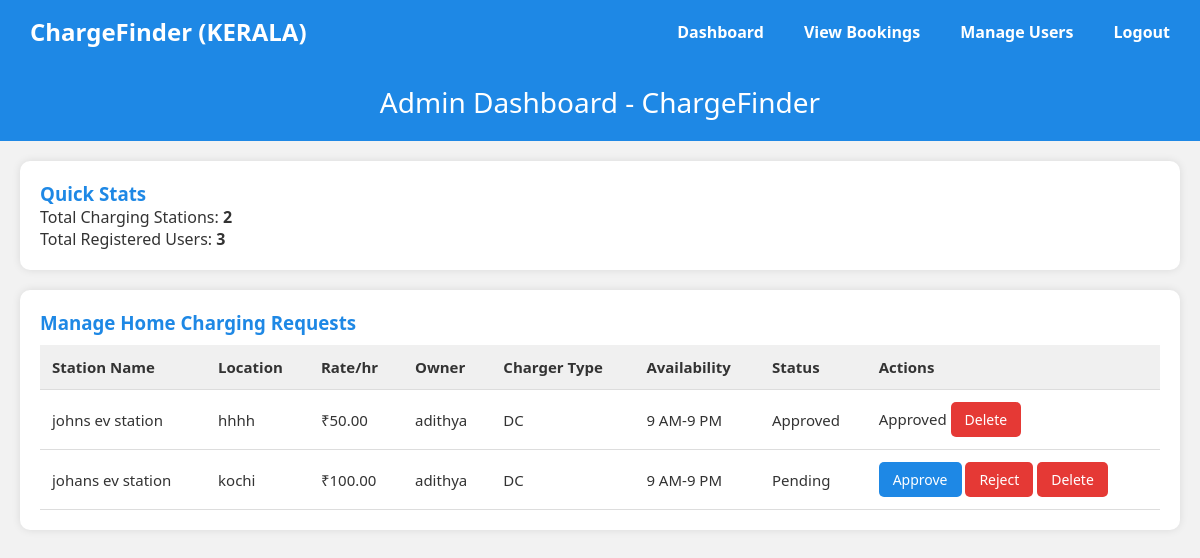
The page /admin_dashboard/ (signed in) on the database its author committed.
### finder/models.py (models this page shows, shortened)
class HomeChargingStation(models.Model):
    user = models.ForeignKey(User, on_delete=models.CASCADE)
    station_name = models.CharField(max_length=100)
    location = models.CharField(max_length=255)
    rate = models.DecimalField(max_digits=6, decimal_places=2)
    charger_type = models.CharField(max_length=50)
    availability = models.CharField(max_length=100)
    contact = models.CharField(max_length=20)
    description = models.TextField()
    status = models.CharField(max_length=20, choices=[('Pending', 'Pending'), ('Approved', 'Approved'), ('Rejected', 'Rejected')], default='Pending')
    created_at = models.DateTimeField(auto_now_add=True)

### finder/views.py (the view)
# urls.py: path('admin_dashboard/', views.admin_dashboard, name='admin_dashboard'),
def admin_dashboard(request):
    if not request.user.is_staff:
        return redirect('login')
    total_stations = ChargingStation.objects.count()
    total_users = User.objects.count() # You can use User.objects.count() if you have users
    total_revenue = 0  # Replace with real calculation if available
    stations = ChargingStation.objects.all()
    home_stations = HomeChargingStation.objects.all()
    return render(request, 'admin_dashboard.html', {
        'total_stations': total_stations,
        'total_users': total_users,
        'total_revenue': total_revenue,
        'stations': stations,
        'home_stations':home_stations
    })

### templates/admin_dashboard.html (shortened to what this page needs)
{% load static %}
<!DOCTYPE html>
<html lang="en">
<head>
  <link rel="stylesheet" href="{% static 'style.css' %}">
</head>
<body>
  <nav>
    <div class="logo">ChargeFinder (KERALA)</div>
    <ul>
      <li><a href="#">Dashboard</a></li>
      <li><a href="{% url 'view_bookings' %}">View Bookings</a></li>
      <li><a href="{% url 'manage_users' %}">Manage Users</a></li>
      <li><a href="{% url 'logout' %}">Logout</a></li>
    </ul>
  </nav>
  <div class="header">
    Admin Dashboard - ChargeFinder
  </div>
  <div class="main">
    <div class="card">
      <h3>Quick Stats</h3>
      <p>Total Charging Stations: <strong>{{ total_stations }}</strong></p>
      <p>Total Registered Users: <strong>{{ total_users }}</strong></p>
    </div>
    <div class="card">
      <h3>Manage Home Charging Requests</h3>
      <table>
        <thead>
          <tr>
            <th>Station Name</th>
            <th>Location</th>
            <th>Rate/hr</th>
            <th>Owner</th>
            <th>Charger Type</th>
            <th>Availability</th>
            <th>Status</th>
            <th>Actions</th>
          </tr>
        </thead>
        <tbody>
          {% for h in home_stations %}
          <tr>
            <td>{{ h.station_name }}</td>
            <td>{{ h.location }}</td>
            <td>₹{{ h.rate }}</td>
            <td>{{ h.user.username }}</td>
            <td>{{ h.charger_type }}</td>
            <td>{{ h.availability }}</td>
            <td>{{ h.status }}</td>
            <td>
  {% if h.status == 'Pending' %}
    <form action="{% url 'approve_home_station' h.id %}" method="post" style="display:inline;">
      <button type="submit" class="btn">Approve</button>
    </form>
    <form action="{% url 'reject_home_station' h.id %}" method="post" style="display:inline;">
      <button type="submit" class="btn btn-danger">Reject</button>
    </form>
    <form action="{% url 'delete_home_station' h.id %}" method="post" style="display:inline;" onsubmit="return confirm('Are you sure you want to delete this station?');">
      <button type="submit" class="btn btn-danger">Delete</button>
    </form>
  {% else %}
    {{ h.status }}
    <form action="{% url 'delete_home_station' h.id %}" method="post" style="display:inline;" onsubmit="return confirm('Are you sure you want to delete this station?');">
      <button type="submit" class="btn btn-danger">Delete</button>
    </form>
  {% endif %}
</td>
          </tr>
          {% empty %}
          <tr>
            <td colspan="8" style="text-align:center;">No home station requests found</td>
          </tr>
          {% endfor %}
        </tbody>
      </table>
    </div>
  </div>
</body>
</html>

### static/style.css (style rules this page uses)
* { margin: 0; padding: 0; box-sizing: border-box; font-family: 'Segoe UI', sans-serif; }
body { background-color: #ffffff; color: #333; }
nav { display: flex; justify-content: space-between; align-items: center; padding: 20px 50px; background-color: #f9f9f9; box-shadow: 0 2px 4px rgba(0, 0, 0, 0.1); }
nav .logo { font-weight: bold; font-size: 1.5em; color: #007bff; }
nav ul { list-style: none; display: flex; gap: 20px; }
nav ul li a { text-decoration: none; color: #333; font-weight: 500; }

### templates/admin_dashboard.html (style rules this page uses)
body { margin: 0; font-family: Arial, sans-serif; background-color: #f2f2f2; color: #333; }
nav { background-color: #1e88e5; color: white; padding: 15px 30px; display: flex; align-items: center; justify-content: space-between; }
nav .logo { font-size: 24px; font-weight: bold; color: white; }
nav ul { list-style: none; margin: 0; padding: 0; display: flex; }
nav ul li { margin-left: 20px; }
nav ul li a { color: white; text-decoration: none; font-weight: bold; }
.header { background-color: #1e88e5; color: white; padding: 20px; text-align: center; font-size: 28px; }
.main { padding: 20px; max-width: 1200px; margin: auto; }
.card { background: white; padding: 20px; margin-bottom: 20px; border-radius: 10px; box-shadow: 0 0 8px rgba(0,0,0,0.1); }
.card h3 { color: #1e88e5; margin-top: 0; }
table { width: 100%; border-collapse: collapse; margin-top: 10px; font-size: 15px; }
th, td { padding: 12px; border-bottom: 1px solid #ddd; text-align: left; }
th { background-color: #f0f0f0; color: #333; }
.btn { padding: 8px 14px; color: white; background-color: #1e88e5; border: none; border-radius: 5px; cursor: pointer; font-size: 14px; }
.btn-danger { background-color: #e53935; }

### rows shown on the page
HomeChargingStation: station_name "johns ev station", location "hhhh", rate "50.00", user.username "adithya", charger_type "DC", availability "9 AM-9 PM", status "Approved"
HomeChargingStation: station_name "johans ev station", location "kochi", rate "100.00", user.username "adithya", charger_type "DC", availability "9 AM-9 PM", status "Pending", shows "Approve"

### other values the page prints
{{ total_stations }} "2"
{{ total_users }} "3"
